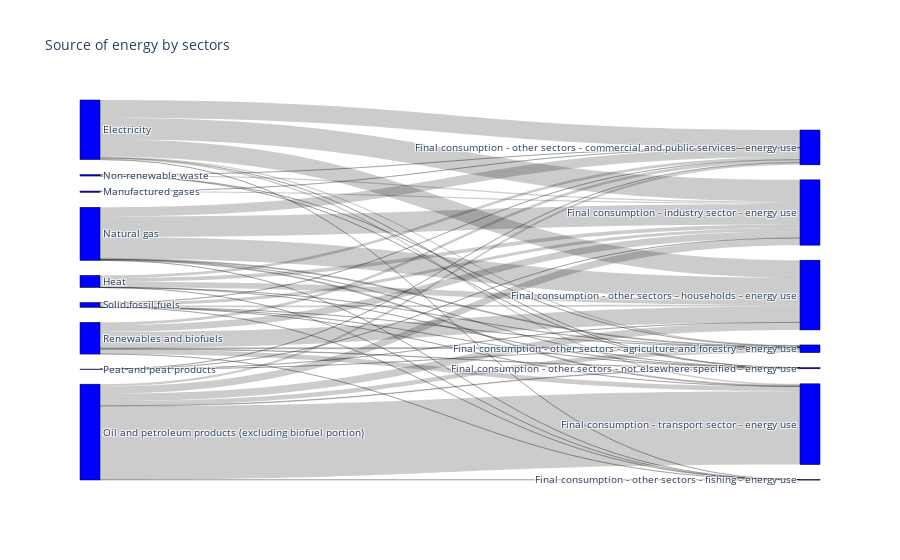

This figure's notebook cell:
### Code cell
import plotly.graph_objects as go

df = full_dataset[(full_dataset['TIME_PERIOD'] == 2022)]


sources = df['siec_label'].unique()
targets = df['nrg_bal_label'].unique()


labels = []
source = []
target = []
value = []

index = 0
index_dict = {}

for s in sources:
    labels.append(s)
    index_dict[s] = index
    index += 1

    for t in targets:
        if t not in index_dict:
            labels.append(t)
            index_dict[t] = index
            index += 1
        source.append(index_dict[s])
        target.append(index_dict[t])
        value.append(df[(df['siec_label'] == s) & (df['nrg_bal_label'] == t)]['energy_consumption_gwh'].sum())
        
    


fig = go.Figure(data=[go.Sankey(
    node = dict(
      pad = 15,
      thickness = 20,
      line = dict(color = "black", width = 0.5),
      label = labels,
      color = "blue"
    ),
    link = dict(
      source = source,
      target = target,
      value = value
  ))])

fig.update_layout(title_text="Source of energy by sectors", font_size=10)
fig.show()

### Figure 1 — Plotly figure (JSON) as saved in the notebook; plotly's stock layout.template omitted (floating-point values rounded to 4 significant figures)
{"data": [{"link": {"source": [0, 0, 0, 0, 0, 0, 0, 8, 8, 8, 8, 8, 8, 8, 9, 9, 9, 9, 9, 9, 9, 10, 10, 10, 10, 10, 10, 10, 11, 11, 11, 11, 11, 11, 11, 12, 12, 12, 12, 12, 12, 12, 13, 13, 13, 13, 13, 13, 13, 14, 14, 14, 14, 14, 14, 14, 15, 15, 15, 15, 15, 15, 15, 16, 16, 16, 16, 16, 16, 16, 17, 17, 17, 17, 17, 17, 17], "target": [1, 2, 3, 4, 5, 6, 7, 1, 2, 3, 4, 5, 6, 7, 1, 2, 3, 4, 5, 6, 7, 1, 2, 3, 4, 5, 6, 7, 1, 2, 3, 4, 5, 6, 7, 1, 2, 3, 4, 5, 6, 7, 1, 2, 3, 4, 5, 6, 7, 1, 2, 3, 4, 5, 6, 7, 1, 2, 3, 4, 5, 6, 7, 1, 2, 3, 4, 5, 6, 7, 1, 2, 3, 4, 5, 6, 7], "value": [119500.0, 6057.0, 5008.0, 0.397, 63640.0, 900.5, 5.322, 50890.0, 0, 121.2, 0, 0, 0, 0, 869000.0, 47150.0, 714500.0, 714.6, 707500.0, 2651.0, 65420.0, 830900.0, 36230.0, 370400.0, 169.9, 865900.0, 1351.0, 38720.0, 148600.0, 2550.0, 108100.0, 0.543, 230700.0, 523.2, 0, 0, 0, 0, 0, 0, 0, 0, 288800.0, 180600.0, 95710.0, 14600.0, 303000.0, 23530.0, 2964000.0, 838.5, 524.2, 114.2, 0, 2069.0, 0, 0, 274600.0, 37850.0, 110300.0, 437.0, 645100.0, 18700.0, 194800.0, 0, 0, 0, 0, 0, 0, 0, 55260.0, 1.399, 3688.0, 0, 0, 3.056, 0]}, "node": {"color": "blue", "label": ["Solid fossil fuels", "Final consumption - industry sector - energy use", "Final consumption - other sectors - agriculture and forestry - energy use", "Final consumption - other sectors - commercial and public services - energy use", "Final consumption - other sectors - fishing - energy use", "Final consumption - other sectors - households - energy use", "Final consumption - other sectors - not elsewhere specified - energy use", "Final consumption - transport sector - energy use", "Manufactured gases", "Electricity", "Natural gas", "Heat", "Nuclear heat", "Oil and petroleum products (excluding biofuel portion)", "Peat and peat products", "Renewables and biofuels", "Oil shale and oil sands", "Non-renewable waste"], "line": {"color": "black", "width": 0.5}, "pad": 15, "thickness": 20}, "type": "sankey"}], "layout": {"font": {"size": 10}, "title": {"text": "Source of energy by sectors"}}}
